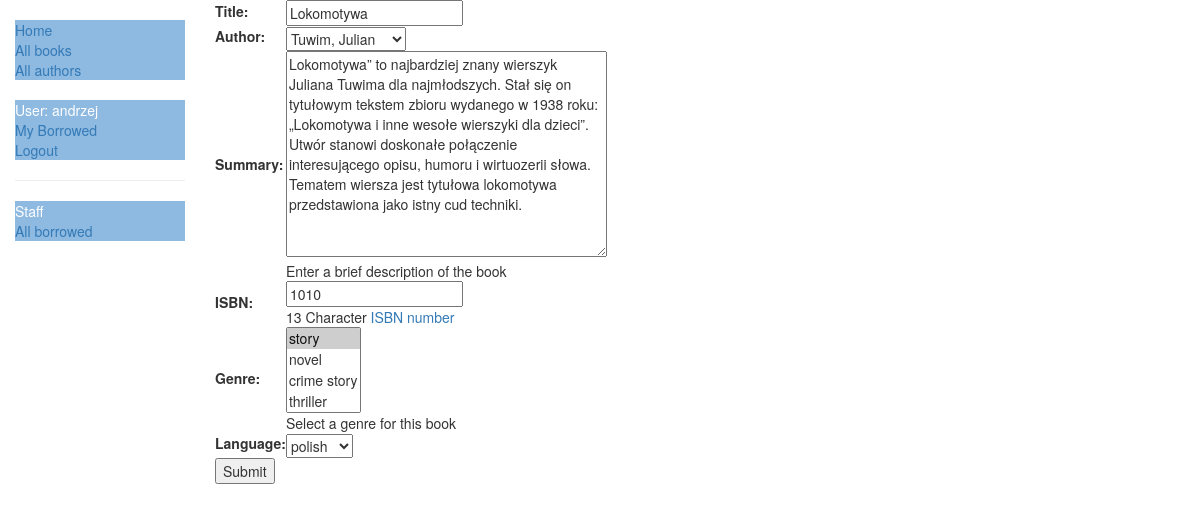
Screenshot of /catalog/book/1/update/ (signed in) with the database file from the repository.
### catalog/models.py (models this page shows, shortened)
class Book(models.Model):
    title = models.CharField(max_length=200)
    author = models.ForeignKey('Author', on_delete=models.SET_NULL, null=True)
    summary = models.TextField(max_length=1000, help_text="Enter a brief description of the book")
    isbn = models.CharField('ISBN', max_length=13, help_text='13 Character <a href="https://www.isbn-international.org/content/what-isbn">ISBN number</a>')
    genre = models.ManyToManyField(Genre, help_text="Select a genre for this book")
    language = models.ForeignKey('Language', on_delete=models.SET_NULL, null=True)
    def display_genre(self):
        """Tworzy ciąg dla gatunku. Jest to wymagane do wyświetlania gatunku w Admin."""
        return ', '.join([genre.name for genre in self.genre.all()[:3]])
    display_genre.short_description = 'Genre'

### catalog/views.py (the view)
# urls.py: path('book/<int:pk>/update/', views.BookUpdate.as_view(), name='book_update'),
class BookUpdate(PermissionRequiredMixin, UpdateView):
    model = Book
    fields = '__all__'
    permission_required = 'catalog.can_mark_returned'

### catalog/models.py (called while the page is built)
    def __str__(self):
        return self.name

    def __str__(self):
        return self.name

    def __str__(self):
        return '{0}, {1}'.format(self.last_name, self.first_name)

### catalog/templates/catalog/book_form.html (shortened to what this page needs)
{% extends "base_generic.html" %}
{% block content %}
<form action="" method="post" >
    <table>
    {{ form.as_table }}
    </table>
    <input type="submit" value="Submit" />
</form>
{% endblock %}

### catalog/templates/base_generic.html (shortened to what this page needs)
<!DOCTYPE html>
<html lang="en">
<head>
  <link rel="stylesheet" href="https://maxcdn.bootstrapcdn.com/bootstrap/3.3.7/css/bootstrap.min.css">
  {% load static %}
  <link rel="stylesheet" href="{% static 'css/styles.css' %}">
</head>
<body>
<div class="container-fluid">
<div class="row">
  <div class="col-sm-2">
  {% block sidebar %}
  <ul class="sidebar-nav">
    <li><a href="{% url 'index' %}">Home</a></li>
    <li><a href="{% url 'books' %}">All books</a></li>
    <li><a href="{% url 'authors' %}">All authors</a></li>
  </ul>
  <ul class="sidebar-nav">
   {% if user.is_authenticated %}
     <li>User: {{ user.get_username }}</li>
     <li><a href="{% url 'my-borrowed' %}">My Borrowed</a></li>
     <li><a href="{% url 'logout'%}?next={{request.path}}">Logout</a></li>
   {% else %}
     <li><a href="{% url 'login'%}?next={{request.path}}">Login</a></li>
   {% endif %}
  </ul>
   {% if user.is_staff %}
   <hr />
   <ul class="sidebar-nav">
   <li>Staff</li>
   {% if perms.catalog.can_mark_returned %}
   <li><a href="{% url 'all-borrowed' %}">All borrowed</a></li>
   {% endif %}
   </ul>
    {% endif %}
{% endblock %}
  </div>
  <div class="col-sm-10 ">
  {% block content %}{% endblock %}
  </div>
</div>
</div>
</body>
</html>

### catalog/static/css/styles.css (style rules this page uses)
.sidebar-nav { margin-top: 20px; margin-left:20; padding: 0; list-style: none; font-size:50dp; }
.sidebar-nav { background-color:#8eb9e0; font-size:100dp; color:white; }

### rows the page displays
Book: title "Lokomotywa", author "Tuwim, Julian", summary "Lokomotywa” to najbardziej znany wierszyk Juliana Tuwima dla najmłodszych. Stał się on tytułowym tekstem zbioru wydanego w 1938 roku: „Lokomotywa i inne wesołe wierszyki dla dzieci”. Utwór stanowi doskonałe połączenie interesującego opisu, humoru i wirtuozerii słowa. Tematem wiersza jest tytułowa lokomotywa przedstawiona jako istny cud techniki.", isbn "1010", language "polish"

### other values shown
{{ user.get_username }} "andrzej"
